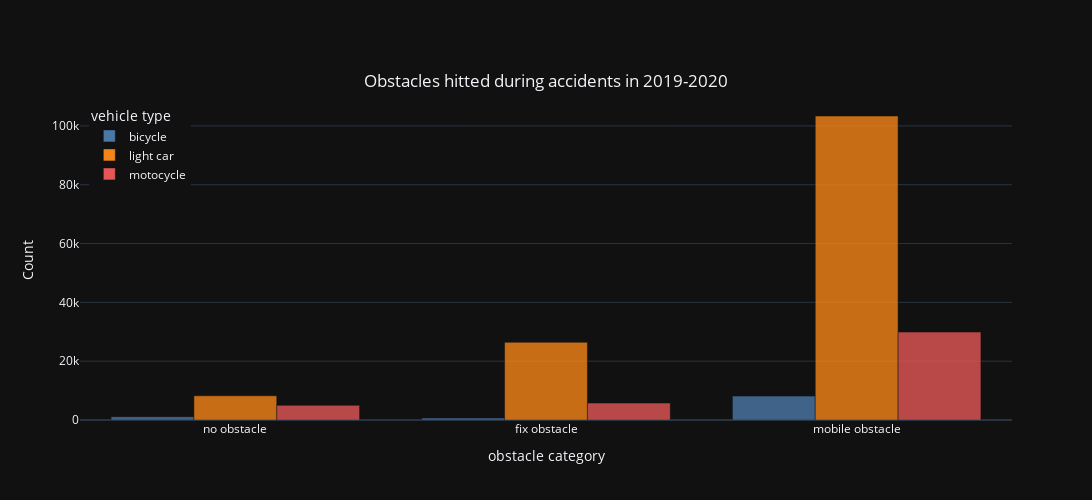

Notebook source saved alongside this figure:
### Code cell
dx= df.groupby(['catv', 'obs']).count().reset_index()

fig = px.bar( dx, x='obs', y='victim_id', title="Wide-Form Input", color='catv',  barmode='group',
    opacity=.8, color_discrete_sequence=px.colors.qualitative.T10,
    labels={'catv': 'vehicle type','obs':'obstacle category', 'victim_id':'victims'}, template="plotly_dark" )
    #category_orders={"col": ["val1", ...], ...})
fig.update_xaxes(type='category', categoryorder='total ascending')
fig.update_layout(width=1100, height=500,xaxis_title_text='obstacle category', yaxis_title_text='Count', 
    title='Obstacles hitted during accidents in 2019-2020', title_x=.5, title_y=.85 ,
    legend=dict(yanchor="top",y=0.99,xanchor="left",x=0.01) )
fig.show()

### Figure 1 — Plotly figure (JSON) as saved in the notebook; plotly's stock layout.template omitted (floating-point values rounded to 4 significant figures)
{"data": [{"alignmentgroup": "True", "hovertemplate": "vehicle type=bicycle<br>obstacle category=%{x}<br>victims=%{y}<extra></extra>", "legendgroup": "bicycle", "marker": {"color": "#4C78A8", "opacity": 0.8, "pattern": {"shape": ""}}, "name": "bicycle", "offsetgroup": "bicycle", "orientation": "v", "showlegend": true, "textposition": "auto", "type": "bar", "x": ["fix obstacle", "mobile obstacle", "no obstacle"], "xaxis": "x", "y": [692, 8128, 1126], "yaxis": "y"}, {"alignmentgroup": "True", "hovertemplate": "vehicle type=light car<br>obstacle category=%{x}<br>victims=%{y}<extra></extra>", "legendgroup": "light car", "marker": {"color": "#F58518", "opacity": 0.8, "pattern": {"shape": ""}}, "name": "light car", "offsetgroup": "light car", "orientation": "v", "showlegend": true, "textposition": "auto", "type": "bar", "x": ["fix obstacle", "mobile obstacle", "no obstacle"], "xaxis": "x", "y": [26419, 103375, 8241], "yaxis": "y"}, {"alignmentgroup": "True", "hovertemplate": "vehicle type=motocycle<br>obstacle category=%{x}<br>victims=%{y}<extra></extra>", "legendgroup": "motocycle", "marker": {"color": "#E45756", "opacity": 0.8, "pattern": {"shape": ""}}, "name": "motocycle", "offsetgroup": "motocycle", "orientation": "v", "showlegend": true, "textposition": "auto", "type": "bar", "x": ["fix obstacle", "mobile obstacle", "no obstacle"], "xaxis": "x", "y": [5759, 29898, 4982], "yaxis": "y"}], "layout": {"barmode": "group", "height": 500, "legend": {"title": {"text": "vehicle type"}, "tracegroupgap": 0, "x": 0.01, "xanchor": "left", "y": 0.99, "yanchor": "top"}, "title": {"text": "Obstacles hitted during accidents in 2019-2020", "x": 0.5, "y": 0.85}, "width": 1100, "xaxis": {"anchor": "y", "categoryorder": "total ascending", "domain": [0, 1], "title": {"text": "obstacle category"}, "type": "category"}, "yaxis": {"anchor": "x", "domain": [0, 1], "title": {"text": "Count"}}}}
